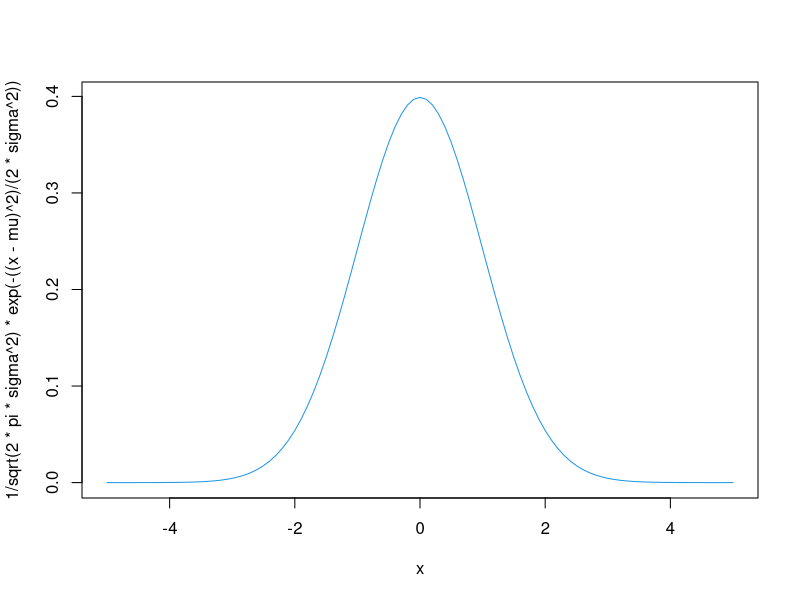
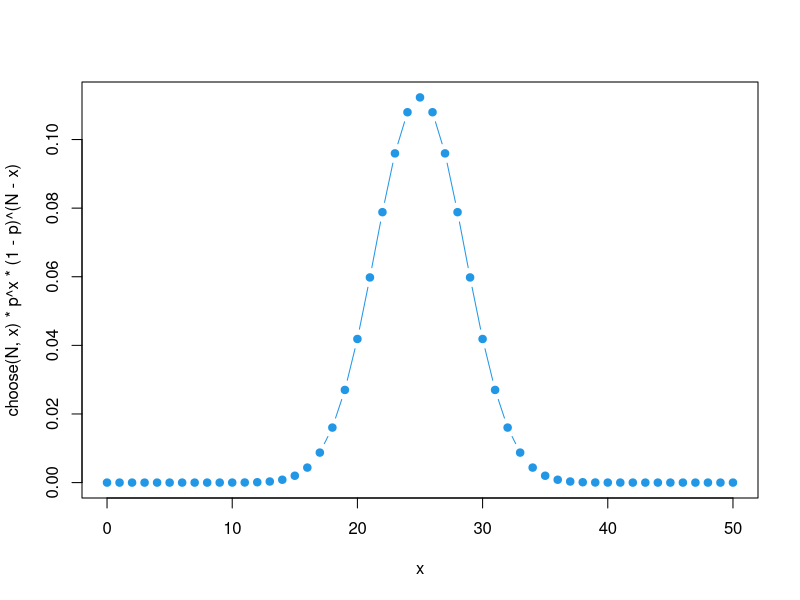
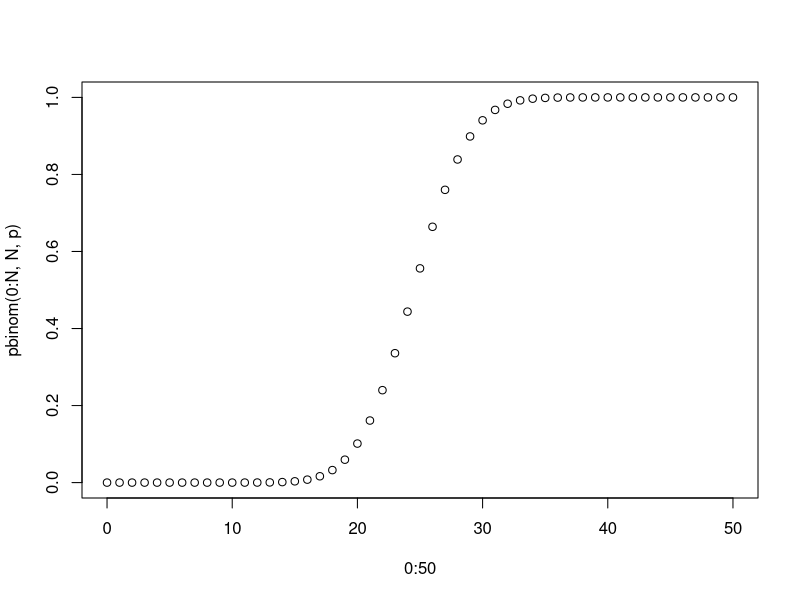
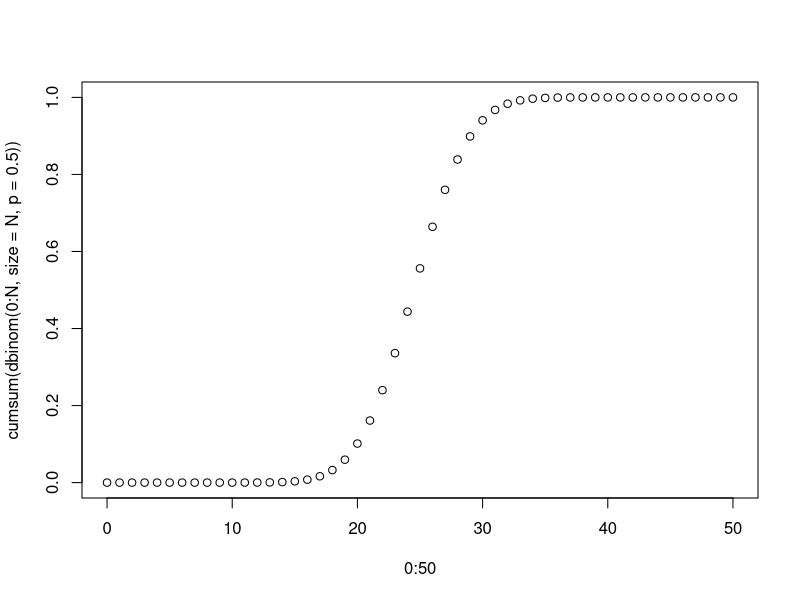
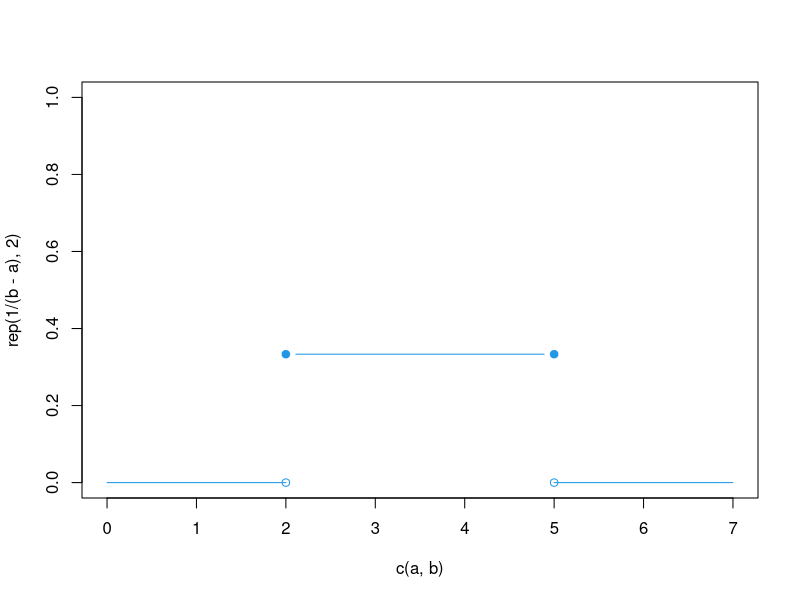
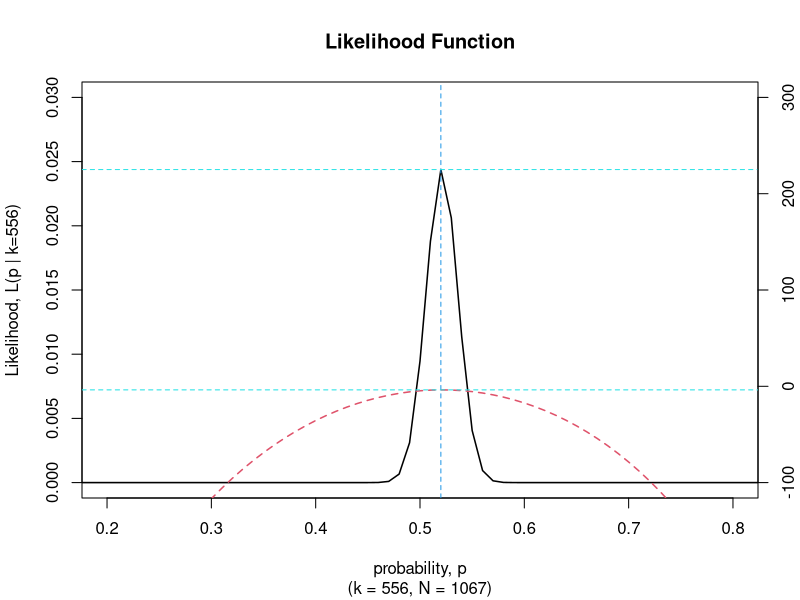
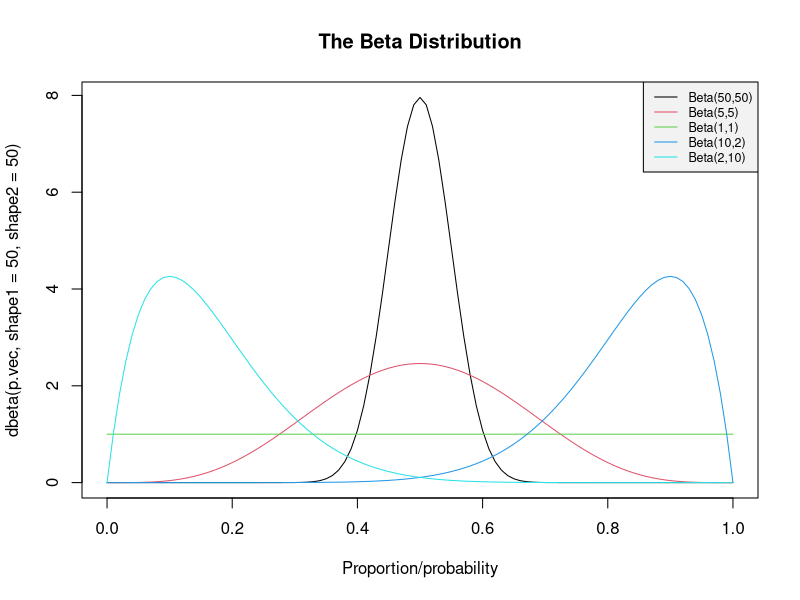
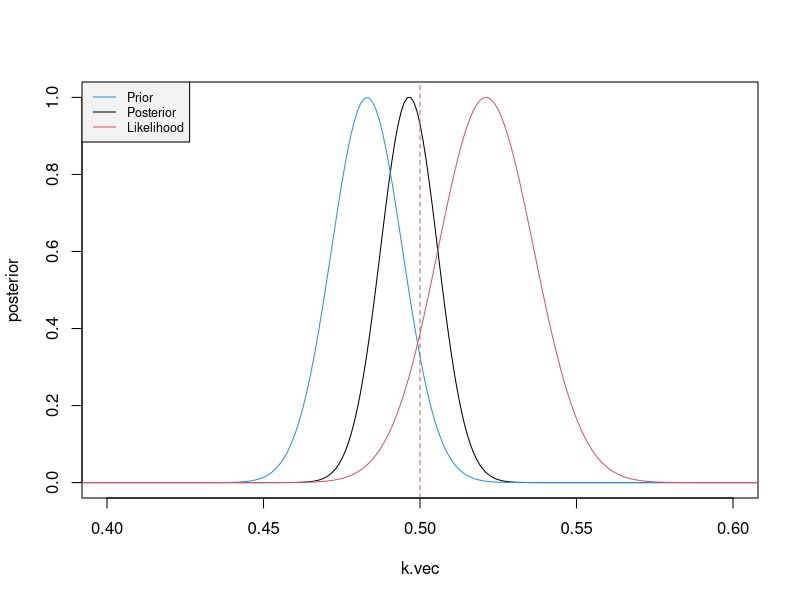

The R script that drew these images, in order:
##################################
### Applied Bayesian Statistics
### by Scott Lynch
########################
### Normal Probability Density Function
mu=0; sigma= 1
curve(1/sqrt(2*pi*sigma^2)*exp(-((x-mu)^2)/(2*sigma^2)), from=-5, to=5, col=4)

### Binomial Probability Density (mass) Function
p = 0.5; N = 50
curve(choose(N,x) * p^x*(1-p)^(N-x), type="b", from=0, to=N, col=4, n=N+1, pch=19)
### Note doesn't like this because x must be discrete
### Cumulative Distn
plot(0:50,pbinom(0:N,N,p))
plot(0:50,cumsum(dbinom(0:N, size=N, p=0.5)))

### Uniform Probability Density Function
a = 2; b = 5
plot(c(a,b), rep(1/(b-a),2), type="b", pch=19, col=4, xlim=c(0,7), ylim=c(0,1))
points(c(a,b),rep(0,2), col=4)
lines(c(0,a), rep(0,2), col=4); lines(c(b,7), rep(0,2), col=4)


### Example on pg. 36
pvec = seq(0, 1, 0.01)
N = 1067; k=556
Lik = dbinom(x=k, size=N, prob=pvec)
plot(pvec, Lik, "l", xlab="probability, p", ylab="Likelihood, L(p | k=556)", sub="(k = 556, N = 1067)", main="Likelihood Function", lwd=1.5, xlim=c(0.2,0.8), ylim=c(0,0.03))
abline(v=pvec[which.max(Lik)], col=4, lty=2)
abline(h=max(Lik), col=5, lty=2)
par(new=T)
LLik = dbinom(x=k, size=N, prob=pvec, log=TRUE)
plot(pvec, log(Lik), type="l", lty=2, col=2, ylab="", xlab="", axes=FALSE, ylim=c(-100,300),xlim=c(0.2,0.8), lwd=1.5)
axis(4)
abline(h=max(log(Lik)), col=5, lty=2)


### Bayes Example
p.preg = 0.15 			# P(pregnant) aka the prior
p.pos_preg = 0.9		# P(+ test | pregnant) aka the likelihood of the data
p.pos_notpreg = 0.5		# P(+ test | not pregnant) aka false positives

#posterior = p.preg_pos

p.preg_pos <- p.pos_preg * p.preg / (p.pos_preg*p.preg + p.pos_notpreg*(1-p.preg))
p.preg_pos


### What if there is anohter positive test?
### Use the posterior as the next prior!

p.preg2 <- p.preg_pos
p.preg_pos <- p.pos_preg * p.preg2 / (p.pos_preg*p.preg2 + p.pos_notpreg*(1-p.preg2))
p.preg_pos

### What about 5 positive tests in a row?
prior = p.preg 	# set prior equal to initial P(pregnant)
for (i in 1:6){
	p.preg_pos <- p.pos_preg * prior / (p.pos_preg*prior + p.pos_notpreg*(1-prior))
	prior = p.preg_pos # update prior with new data
}
p.preg_pos

###################################
## The Beta Distribution
####################################
alpha = 50
beta = 50
p.vec = seq(0,1,0.01)
plot(p.vec, dbeta(p.vec, shape1= 50, shape2= 50), type="l", xlab="")
lines(p.vec, dbeta(p.vec, shape1= 5, shape2= 5), type="l", col=2)
lines(p.vec, dbeta(p.vec, shape1= 1, shape2= 1), type="l", col=3)
lines(p.vec, dbeta(p.vec, shape1= 10, shape2= 2), type="l", col=4)
lines(p.vec, dbeta(p.vec, shape1= 2, shape2= 10), type="l", col=5)
title("The Beta Distribution", xlab="Proportion/probability")
legend("topright", legend=c("Beta(50,50)","Beta(5,5)","Beta(1,1)","Beta(10,2)","Beta(2,10)"), col=c(1:5), lty=1, bg="gray95", cex=0.75)

###################################
## Election Poll Example; pg 56
####################################
# P(K | a,b,x) = P(poll data | K) * P(K)
# P(poll data | K) is the Likelihood approximated by the Binomial
# P(K) is the prior approximated by a Beta distn
# post <- k.vec^1497 * (1-k.vec)^1518

k.vec <- seq(0,1,0.001)
posterior <- dbeta(k.vec, shape1=1498, shape2=1519)
posterior <- posterior / max(posterior) # scale to max=1
plot(k.vec, posterior, type="l", xlim=c(0.4,0.6))
abline(v=0.5, col=2, lty=2)
prior <- dbeta(k.vec, shape1=942, shape2=1008)
prior <- prior / max(prior) # scale to max=1
lines(k.vec, prior, col=4)
Lik <- dbinom(556, size=1067, k.vec)
Lik <- Lik / max(Lik) # scale to max=1
lines(k.vec, Lik, col=2)
legend("topleft", legend=c("Prior","Posterior","Likelihood"), col=c(4,1,2), lty=1, bg="gray95", cex=0.75)


# Prob Bush wins:
pbeta(k.vec, shape1=1498, shape2=1519)[which(k.vec==0.5)]

# Prob Kerry wins:
1 - pbeta(k.vec, shape1=1498, shape2=1519)[which(k.vec==0.5)]


###################################
## Posterior Distribution Example
####################################
prior = c(1, 1, 1, 2, 2, 2, 4, 4, 4, 4, 2, 2, 2, 2, 1, 1, 1)
names(prior) = seq(0.2, 0.36, by= 0.01)
prior <- prior / sum(prior)
prior

y <- c(20, 22, 19, 29)
#y <- c(2, 5, 66, 25)
n <- c(80, 80, 80, 80)

barplot(prior, ylim=c(0,0.2), main="Prior Probabilities", xlab="p"); box()

discrete.bayes <- function (df, prior, y, ...){
	param <- as.numeric(names(prior))
	lk <- function(j) prod(df(y, param[j], ...))
	likelihood <- sapply(1:length(param), lk)
	pred <- sum(prior * likelihood)
	prob <- prior * likelihood / pred
	obj <- list(prob = prob, pred = pred)
	class(obj) <- "bayes"
	obj
}

out <- discrete.bayes(dbinom, prior, y, size=n)
post <- out$prob

par(mfrow=c(2,1))
barplot(prior, ylim=c(0,0.2), main="Prior Probabilities", xlab="p")
barplot(post, main="Posterior Probabilities", xlab="p")
